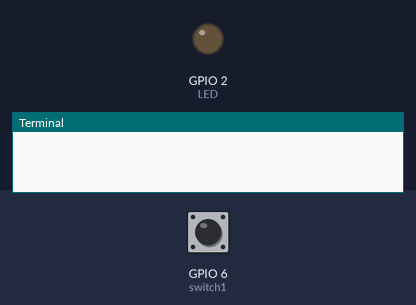
This program was run on a simulated Raspberry Pi (BCM pin numbers). On the bench: output pins drawn as LEDs (lit = HIGH), the last lines printed to the terminal. Dashed ring = blinking. Inputs (shaded band) come from the test bench; at power-on: GPIO 6 (switch1) LOW.

Above: at 1.2 s.
1.3 s: GPIO 6 (switch1) pulled HIGH for 1 s
At 1.45 s:
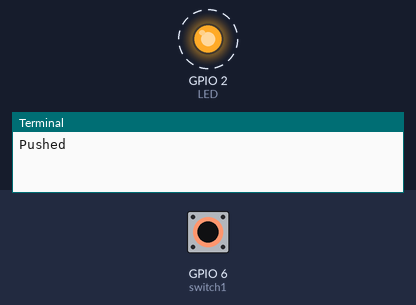
3.8 s: GPIO 6 (switch1) pulled HIGH for 0.15 s
At 4.8 s:
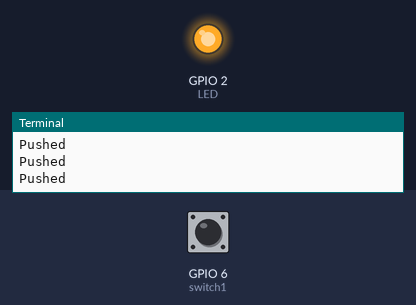
5.4 s: GPIO 6 (switch1) pulled HIGH for 3.2 s
At 9.5 s:
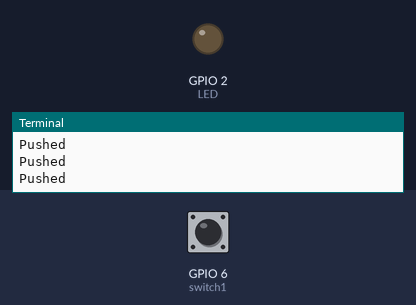
Timing chart, 0 to 11.0 s (numbered marks = the images above; inputs shaded):
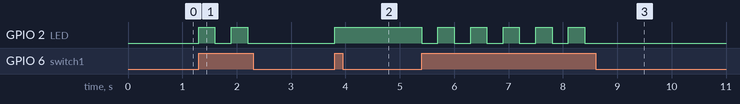

Measured:
- after the input at 1.3 s, GPIO 2 (LED): alternates HIGH for 0.30 s and LOW for 0.30 s, 4 changes in all, then stays LOW, starting at once
- after the input at 3.8 s, GPIO 2 (LED): LOW → HIGH at once
- after the input at 5.4 s, GPIO 2 (LED): alternates HIGH for 0.30 s and LOW for 0.30 s, 11 changes in all, then stays LOW, starting at once

The program:

sw3.py
```python
# 스위치를 한번 누르면 LED on, 또 한번 누르면 LED off
# -*- coding: utf-8-*-
import RPi.GPIO as GPIO     # 모듈 RPi.GPIO를 사용하겠다는 뜻임(as로 명명가능)
import time                 # time.sleep을 쓰기위해 import로 선언

switch1 = 6                  # 입력핀 설정
LED = 2
state = 1
GPIO.setmode(GPIO.BCM)      # BCM 모드 사용(pin은 BCM으로 쓰겠다는 뜻)

GPIO.setup(switch1, GPIO.IN) # 핀모드(입력) (출력으로 사용하려면 GPIO.OUT으로 사용)
GPIO.setup(LED, GPIO.OUT)

GPIO.output(LED, False)

try:
   while True:
      if GPIO.input(switch1) == True:
         print("Pushed")
         if (state == 1):             # 홀수일때 on, 짝수일때 off
            GPIO.output(LED, True)
         else:
            GPIO.output(LED, False)
         time.sleep(0.3)
         state = state + 1            # flag를 홀짝으로 설정했음
         state = state % 2

except KeyboardInterrupt:
   GPIO.cleanup()
```
